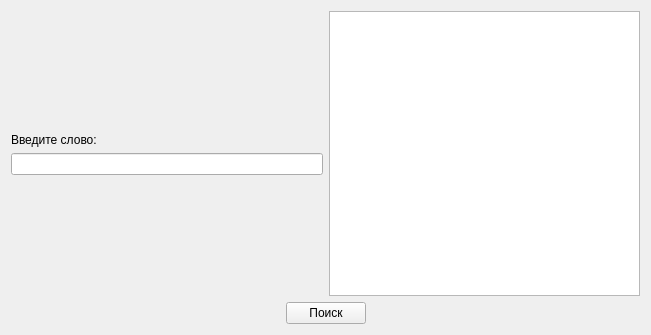
<?xml version="1.0" encoding="UTF-8"?>
<ui version="4.0">
 <class>MainWindow</class>
 <widget class="QMainWindow" name="MainWindow">
  <property name="geometry">
   <rect>
    <x>0</x>
    <y>0</y>
    <width>651</width>
    <height>335</height>
   </rect>
  </property>
  <property name="windowTitle">
   <string>MainWindow</string>
  </property>
  <widget class="QWidget" name="centralWidget">
   <layout class="QVBoxLayout" name="verticalLayout_2">
    <item>
     <layout class="QHBoxLayout" name="horizontalLayout_2">
      <item>
       <layout class="QVBoxLayout" name="verticalLayout">
        <item>
         <spacer name="verticalSpacer_2">
          <property name="orientation">
           <enum>Qt::Vertical</enum>
          </property>
          <property name="sizeHint" stdset="0">
           <size>
            <width>20</width>
            <height>88</height>
           </size>
          </property>
         </spacer>
        </item>
        <item>
         <widget class="QLabel" name="label">
          <property name="text">
           <string>Введите слово:</string>
          </property>
         </widget>
        </item>
        <item>
         <widget class="QLineEdit" name="wordLine"/>
        </item>
        <item>
         <spacer name="verticalSpacer">
          <property name="orientation">
           <enum>Qt::Vertical</enum>
          </property>
          <property name="sizeHint" stdset="0">
           <size>
            <width>20</width>
            <height>88</height>
           </size>
          </property>
         </spacer>
        </item>
       </layout>
      </item>
      <item>
       <widget class="QTextEdit" name="synList"/>
      </item>
     </layout>
    </item>
    <item>
     <layout class="QHBoxLayout" name="horizontalLayout">
      <item>
       <spacer name="horizontalSpacer_2">
        <property name="orientation">
         <enum>Qt::Horizontal</enum>
        </property>
        <property name="sizeHint" stdset="0">
         <size>
          <width>228</width>
          <height>20</height>
         </size>
        </property>
       </spacer>
      </item>
      <item>
       <widget class="QPushButton" name="searchButton">
        <property name="text">
         <string>Поиск</string>
        </property>
       </widget>
      </item>
      <item>
       <spacer name="horizontalSpacer_3">
        <property name="orientation">
         <enum>Qt::Horizontal</enum>
        </property>
        <property name="sizeHint" stdset="0">
         <size>
          <width>40</width>
          <height>20</height>
         </size>
        </property>
       </spacer>
      </item>
     </layout>
    </item>
   </layout>
  </widget>
 </widget>
 <layoutdefault spacing="6" margin="11"/>
 <resources/>
 <connections/>
</ui>
